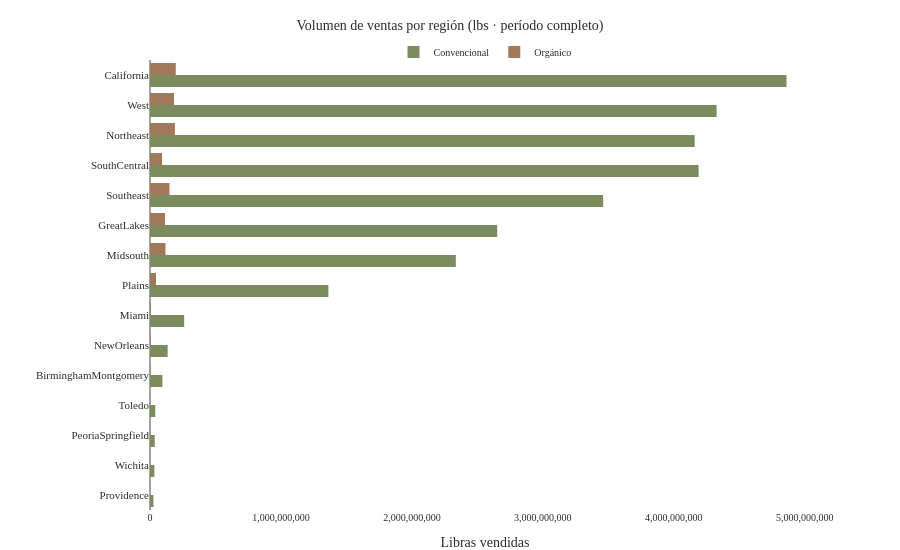

Notebook cell for this chart:
### Markdown cell above
### G5 · Regiones con más ventas

→ ¿Qué mercados regionales concentran el mayor volumen? ¿Difiere el perfil convencional/orgánico entre regiones?

### Code cell
# ── GRÁFICO 5: Regiones con más ventas por tipo ───────────────────────────────

vol_region = (
    palta_1
    .groupby(["Region_Geo", "Tipo"])["TotalVolume"]
    .sum()
    .reset_index()
)

# Ordenar por volumen total descendente
orden = (
    vol_region
    .groupby("Region_Geo")["TotalVolume"]
    .sum()
    .sort_values()
    .index
)

convencional_r = vol_region[vol_region["Tipo"] == "conventional"]
organico_r     = vol_region[vol_region["Tipo"] == "organic"]

fig5 = go.Figure()

fig5.add_trace(go.Bar(
    x            = convencional_r["TotalVolume"],
    y            = convencional_r["Region_Geo"],
    orientation  = "h",
    name         = "Convencional",
    marker_color = PALETA["oliva"],
))

fig5.add_trace(go.Bar(
    x            = organico_r["TotalVolume"],
    y            = organico_r["Region_Geo"],
    orientation  = "h",
    name         = "Orgánico",
    marker_color = PALETA["tierra"],
))

fig5.update_layout(
    title       = "Volumen de ventas por región (lbs · período completo)",
    xaxis_title = "Libras vendidas",
    yaxis_title = "",
    barmode     = "group",
    height      = 550,
    yaxis       = dict(categoryorder="array", categoryarray=list(orden),
                       tickfont=dict(size=11)),
    xaxis       = dict(tickformat=",.0f"),
    legend      = dict(orientation="h", y=1.05, x=0.5, xanchor="center"),
    margin      = dict(l=150, r=80, t=60, b=40),
)

fig5.show()

### Figure 1 — Plotly figure (JSON) as saved in the notebook; plotly's stock layout.template omitted (floating-point values rounded to 4 significant figures)
{"data": [{"marker": {"color": "#7C8C5E"}, "name": "Convencional", "orientation": "h", "type": "bar", "x": [94920000.0, 4861000000.0, 2652000000.0, 261100000.0, 2336000000.0, 134500000.0, 4159000000.0, 36260000.0, 1362000000.0, 26530000.0, 4190000000.0, 3461000000.0, 40350000.0, 4328000000.0, 33430000.0], "y": ["BirminghamMontgomery", "California", "GreatLakes", "Miami", "Midsouth", "NewOrleans", "Northeast", "PeoriaSpringfield", "Plains", "Providence", "SouthCentral", "Southeast", "Toledo", "West", "Wichita"]}, {"marker": {"color": "#A0785A"}, "name": "Orgánico", "orientation": "h", "type": "bar", "x": [3258000.0, 196700000.0, 114500000.0, 6709000.0, 118300000.0, 3601000.0, 190500000.0, 1202000.0, 45640000.0, 1159000.0, 92030000.0, 149000000.0, 1578000.0, 183500000.0, 783800.0], "y": ["BirminghamMontgomery", "California", "GreatLakes", "Miami", "Midsouth", "NewOrleans", "Northeast", "PeoriaSpringfield", "Plains", "Providence", "SouthCentral", "Southeast", "Toledo", "West", "Wichita"]}], "layout": {"barmode": "group", "height": 550, "legend": {"orientation": "h", "x": 0.5, "xanchor": "center", "y": 1.05}, "margin": {"b": 40, "l": 150, "r": 80, "t": 60}, "title": {"text": "Volumen de ventas por región (lbs · período completo)"}, "xaxis": {"tickformat": ",.0f", "title": {"text": "Libras vendidas"}}, "yaxis": {"categoryarray": ["Providence", "Wichita", "PeoriaSpringfield", "Toledo", "BirminghamMontgomery", "NewOrleans", "Miami", "Plains", "Midsouth", "GreatLakes", "Southeast", "SouthCentral", "Northeast", "West", "California"], "categoryorder": "array", "tickfont": {"size": 11}, "title": {"text": ""}}}}
